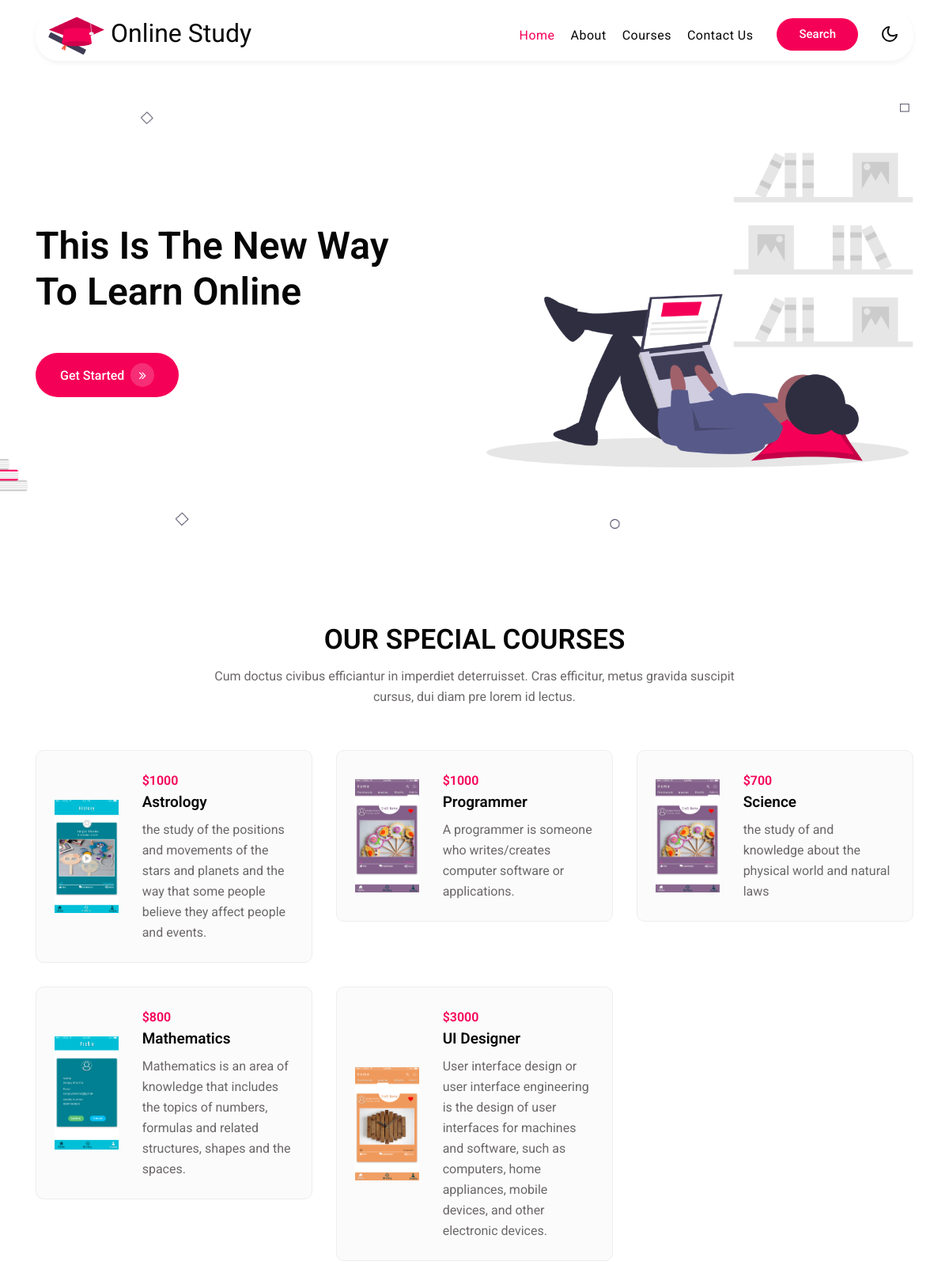
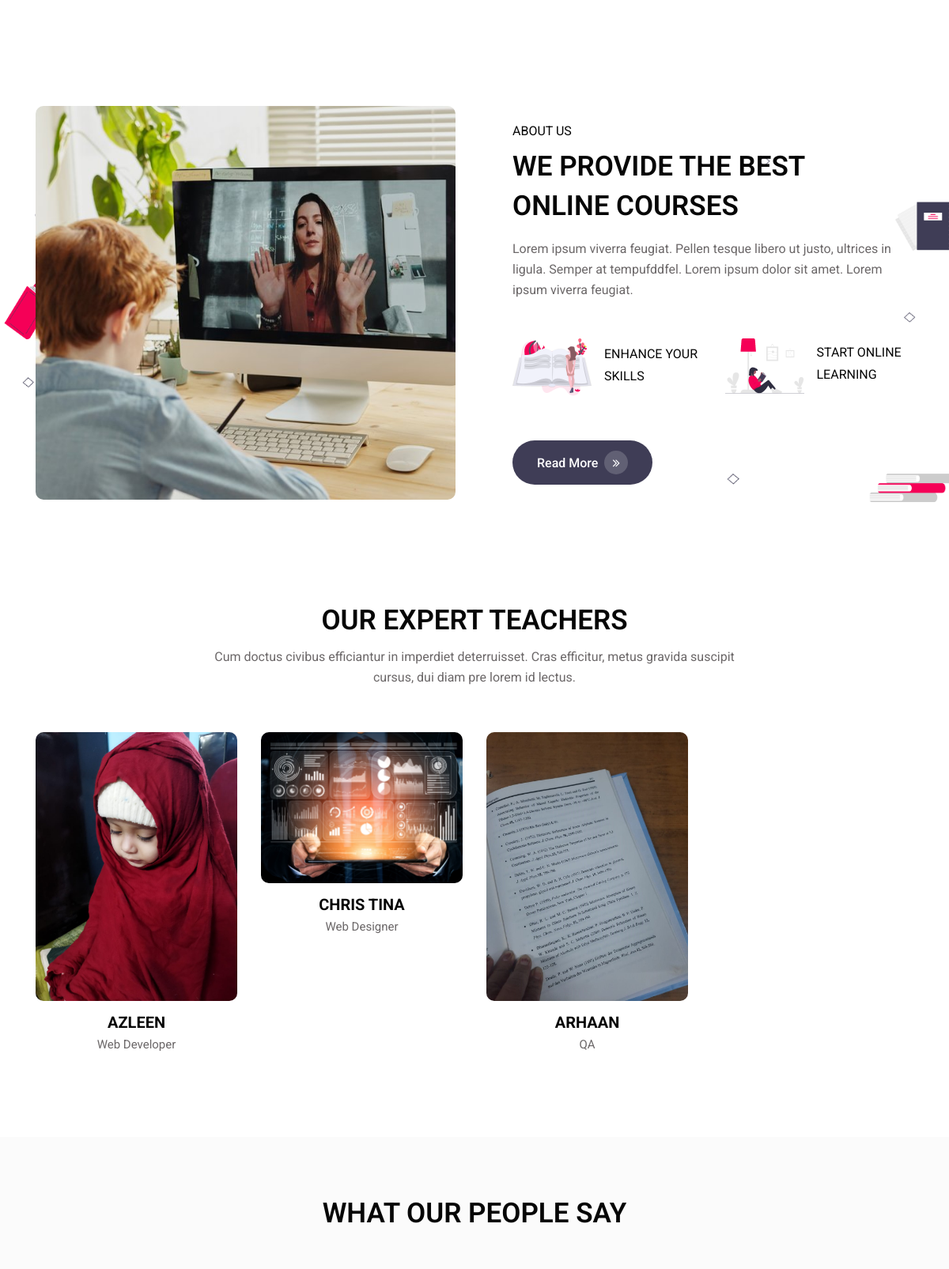
The page / (upper part) on the database its author committed (2 pictures, top to bottom).
### courses/models.py (models this page shows)
class Courses(models.Model):
    name = models.CharField(max_length=50)
    course_order = models.IntegerField()
    course_active = models.BooleanField(default=True)
    price = models.IntegerField()
    description = models.TextField()
    image = models.ImageField(upload_to='course_images')
    def __str__(self):
        return self.name  # use for showing names
    class Meta:
        ordering = ['name']  # use for ascending order

class Teachers(models.Model):
    name = models.CharField(max_length=50)
    pic = models.ImageField(upload_to='teacher_images')
    dept = models.CharField(max_length=50)
    teacher_order = models.IntegerField(null=True, blank=True)
    teacher_active = models.BooleanField(null=True, blank=True, default=True)
    def __str__(self):
        return self.name
    class Meta:
        ordering = ['name']

### OnlineSchool/views.py (the view)
# urls.py: url(r'^$', IndexView.as_view(), name='index'),
class IndexView(View):
    def get(self, request):
        courses_data = Courses.objects.filter(course_active=True).order_by('course_order')
        print("Courses...", courses_data)
        teachers_data = Teachers.objects.filter(teacher_active=True).order_by('teacher_order')
        print("Teachers...", teachers_data)
        what_people_say_data = PeopleSay.objects.all()
        print("What People Say...", what_people_say_data)
        latest_articles_data = LatestArticles.objects.all()
        print("Latest Articles...", latest_articles_data)
        return render(request, "index.html", {'courses_data_k': courses_data, 'teachers_data_k': teachers_data,
                                              'what_people_say_data_k': what_people_say_data,
                                              'latest_articles_data_k': latest_articles_data})

### courses/models.py (called while the page is built)
    def __str__(self):
        return self.name

    def __str__(self):
        return self.article_title

### templates/index.html (shortened to what this page needs)
<!doctype html>
{% load static %}
<html lang="en">
<head>
    <link rel="stylesheet" href="{% static 'css/style-starter.css' %}">
</head>
<body>
<header id="site-header" class="fixed-top">
    <div class="container">
        <nav class="navbar navbar-expand-lg stroke">
            <h1>
                <a class="navbar-brand" href="{% url 'index'  %}">
                    <img class="img-fluid" src="{% static 'images/logo.png' %}" alt=" "> Online Study
                </a>
            </h1>
            <div class="collapse navbar-collapse" id="navbarTogglerDemo02">
                <ul class="navbar-nav ml-lg-auto">
                    <li class="nav-item active">
                        <a class="nav-link" href="{% url 'index'  %}">Home <span class="sr-only">(current)</span></a>
                    </li>
                    <li class="nav-item">
                        <a class="nav-link" href="{% url 'about_us'  %}">About</a>
                    </li>
                    <li class="nav-item">
                        <a class="nav-link" href="{% url 'courses'  %}">Courses</a>
                    </li>
                    <li class="nav-item">
                        <a class="nav-link" href="{% url 'contact_us'  %}">Contact Us</a>
                    </li>
                    <div class="search-right">
                        <a href="#search" class="btn button-style" title="search">Search</a>
                    </div>
                </ul>
            </div>
            <div class="cont-ser-position">
                <nav class="navigation">
                    <div class="theme-switch-wrapper">
                        <label class="theme-switch" for="checkbox">
                            <div class="mode-container">
                                <i class="gg-moon"></i>
                            </div>
                        </label>
                    </div>
                </nav>
            </div>
        </nav>
    </div>
</header>
<section id="home" class="w3l-banner py-5">
    <div class="container pt-5 pb-md-4">
        <div class="row align-items-center">
            <div class="col-md-6 banner-left pt-md-0 pt-5">
                <h3 class="mb-sm-4 mb-3 title">This is the new way<br> to Learn <span class="type-js"><span
                        class="text-js">Online</span></span></h3>
                <div class="mt-md-5 mt-4 mb-lg-0 mb-4">
                    <a class="btn button-style" href="{% url 'about_us'  %}">Get Started<i
                            class="fa fa-angle-double-right"
                            aria-hidden="true"></i></a>
                </div>
            </div>
            <div class="col-md-6 banner-right mt-md-0 mt-4">
                <img class="img-fluid" src="{% static 'images/b1.png' %}" alt=" ">
            </div>
        </div>
    </div>
</section>
<div class="w3l-index-block4 pb-5">
    <div class="features-bg pb-lg-5 pt-lg-4 py-4">
        <div class="container">
            <div class="title-main text-center mx-auto mb-md-4">
                <h3 class="title-big">Our Special Courses</h3>
                <p class="sub-title mt-2">Cum doctus civibus efficiantur in imperdiet deterruisset. Cras efficitur,
                    metus
                    gravida suscipit cursus, dui diam pre lorem id
                    lectus.</p>
            </div>
            <div class="row">
                {% for i in courses_data_k %}
                <div class="col-lg-4 col-md-6 features15-col-text">
                    <a href="{% url 'courses'  %}" class="d-flex feature-unit align-items-center">
                        <div class="col-4">
                            <div class="features15-info">
                                <img class="img-fluid" src="{{i.image.url}}" alt=" ">
                            </div>
                        </div>
                        <div class="col-8">
                            <div class="features15-para">
                                <h6>${{i.price}}</h6>
                                <h4>{{i.name}}</h4>
                                <p>{{i.description}}</p>
                            </div>
                        </div>
                    </a>
                </div>
                {% endfor %}
            </div>
        </div>
    </div>
</div>
<section class="w3l-servicesblock py-md-5 py-4">
    <div class="container pb-2">
        <div class="row align-items-center">
            <div class="col-lg-6 left-wthree-img pr-lg-4">
                <img src="{% static 'images/img1.jpg' %} " alt="" class="img-fluid">
            </div>
            <div class="col-lg-6 about-right-faq align-self mb-lg-0 mb-5 pl-xl-5">
                <h6>About Us</h6>
                <h3 class="title-big mb-3">We provide the best <br>Online Courses</h3>
                <p class="">Lorem ipsum viverra feugiat. Pellen tesque libero ut justo,
                    ultrices in ligula. Semper at tempufddfel. Lorem ipsum dolor sit amet.
                    Lorem ipsum viverra feugiat.</p>
                <div class="row mt-lg-5 mt-4 mb-2">
                    <div class="col-sm-6">
                        <div class="d-flex align-items-center left-insp-art">
                            <img src="{% static 'images/book.png' %}" alt="" class="img-fluid mr-3">
                            <h6>Enhance your Skills</h6>
                        </div>
                    </div>
                    <div class="col-sm-6 mt-sm-0 mt-4">
                        <div class="d-flex align-items-center left-insp-art">
                            <img src="{% static 'images/book2.png' %}" alt="" class="img-fluid mr-3">
                            <h6>Start Online Learning</h6>
                        </div>
                    </div>
                </div>
                <a class="btn button-style button-2 mt-lg-5 mt-4" href="{% url 'about_us'  %}">Read More<i
                        class="fa fa-angle-double-right" aria-hidden="true"></i></a>
            </div>
        </div>
    </div>
</section>
<section class="w3l-teams-32-main py-5">
    <div class="teams-32 py-md-4">
        <div class="container">
            <div class="title-main text-center mx-auto mb-4">
                <h3 class="title-big">Our Expert Teachers</h3>
                <p class="sub-title mt-2">Cum doctus civibus efficiantur in imperdiet deterruisset. Cras efficitur,
                    metus
                    gravida suscipit cursus, dui diam pre lorem id
                    lectus.</p>
            </div>
            <div class="row main-contteam-32 mt-sm-5 pt-lg-2">
                {% for i in teachers_data_k %}
                <div class="col-lg-3 col-6 team-main-19">
                    <div class="column-19">
                        <a href="#team"><img class="img-fluid" src="{{i.pic.url}}" alt=" "></a>
                    </div>
                    <div class="right-team-9">
                        <h6><a href="#team" class="title-team-32">{{ i.name }}</a></h6>
                        <p class="sm-text-32">{{ i.dept }}</p>
                    </div>
                </div>
                {% endfor %}
            </div>
        </div>
    </div>
</section>
<section class="w3l-companies-hny-6 position-relative">
    <div class="cusrtomer-layout py-5">
        <div class="container py-md-4 py-3">
            <div class="title-heading-w3 text-center mx-auto">
                <h3 class="title-big">What Our People Say</h3>
            </div>
        </div>
    </div>
</section>
</body>
</html>

### rows shown on the page
Courses: image (picture), price "1000", name "Astrology", description "the study of the positions and movements of the stars and planets and the way that some people believe they affect people and events."
Courses: image (picture), price "1000", name "Programmer", description "A programmer is someone who writes/creates computer software or applications."
Courses: image (picture), price "700", name "Science", description "the study of and knowledge about the physical world and natural laws"
Courses: image (placeholder picture), price "800", name "Mathematics", description "Mathematics is an area of knowledge that includes the topics of numbers, formulas and related structures, shapes and the spaces."
Courses: image (picture), price "3000", name "UI Designer", description "User interface design or user interface engineering is the design of user interfaces for machines and software, such as computers, home appliances, mobile devices, and other electronic devices."
Teachers: pic (picture), name "AZLEEN", dept "Web Developer"
Teachers: pic (picture), name "CHRIS TINA", dept "Web Designer"
Teachers: pic (picture), name "ARHAAN", dept "QA"
